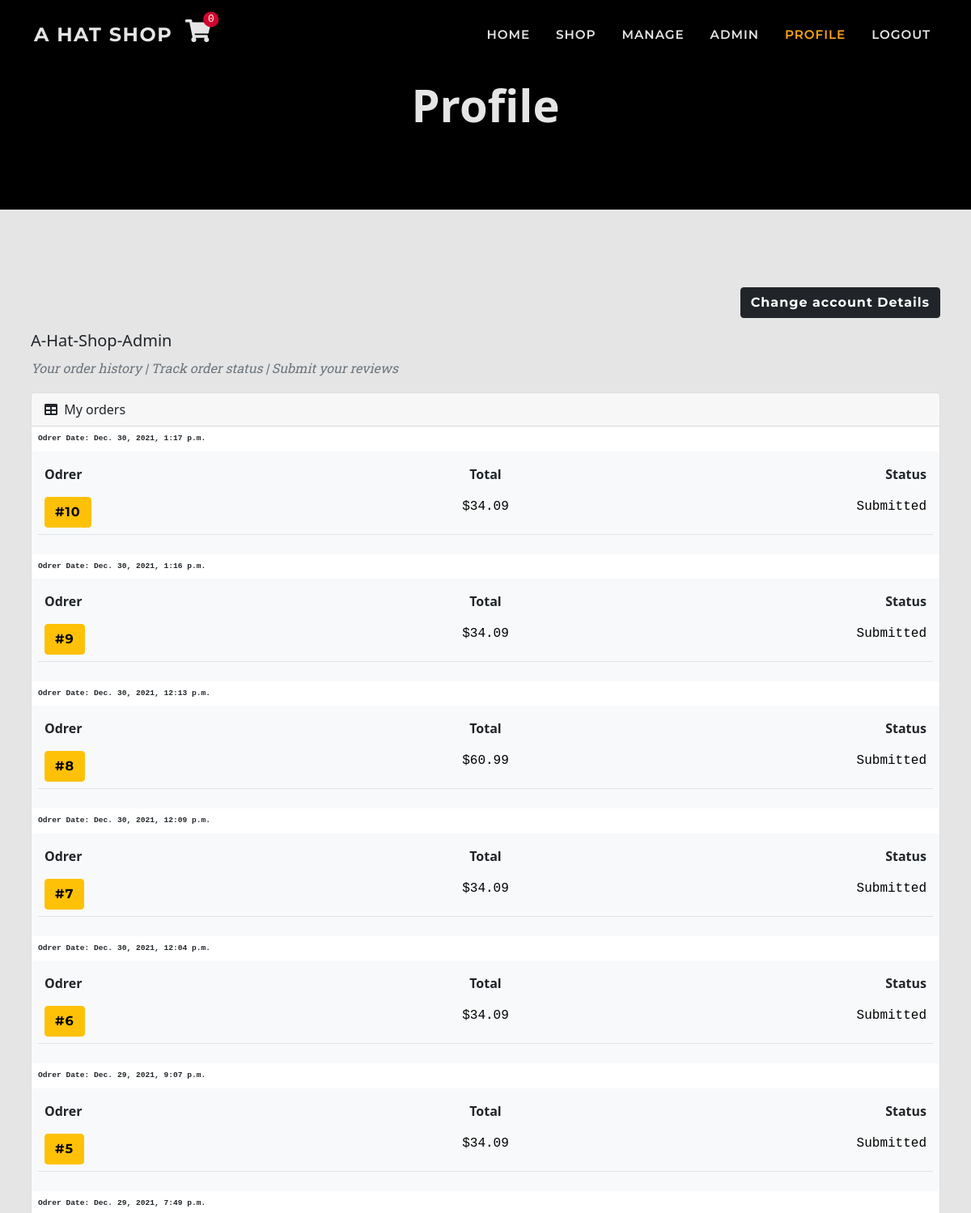
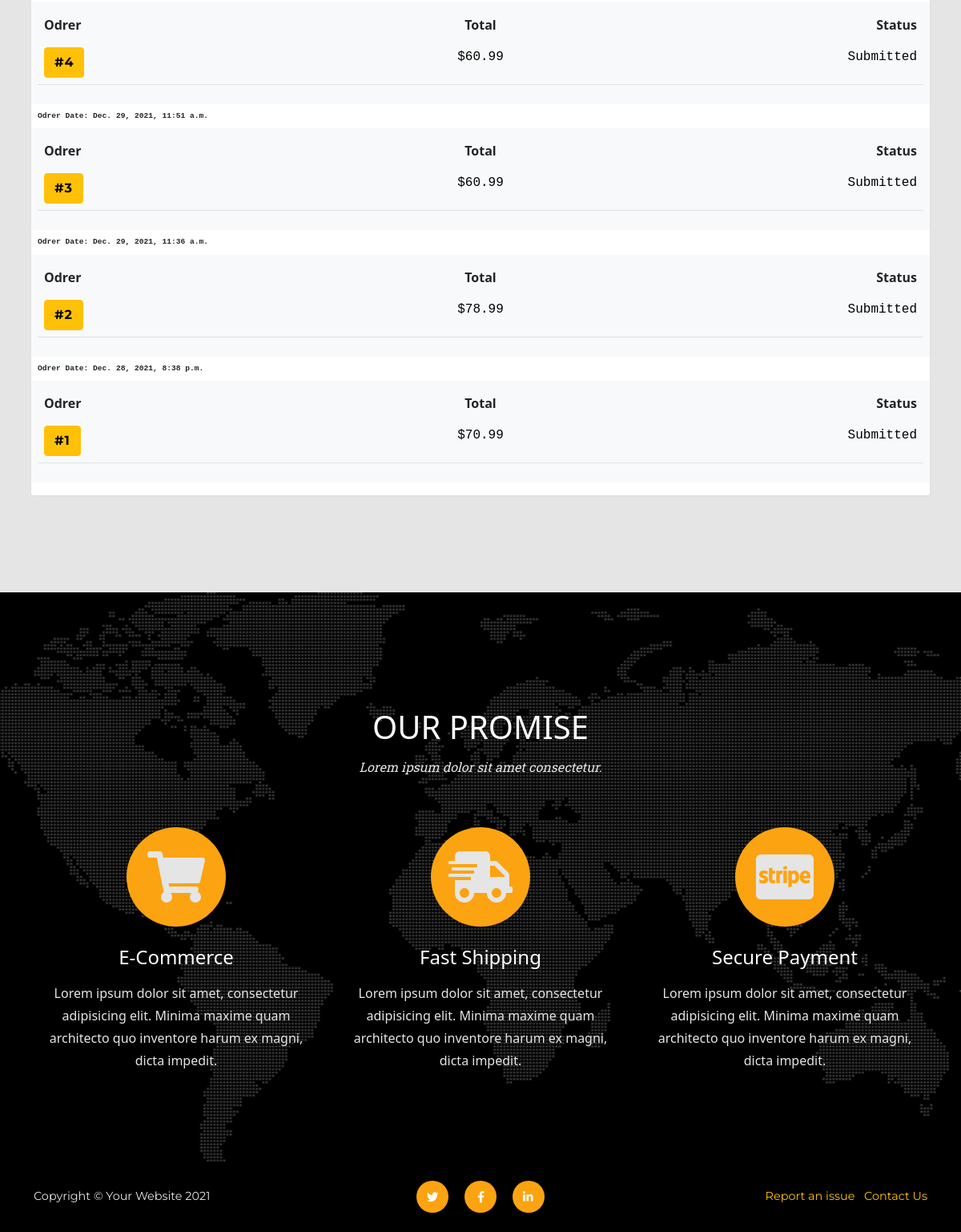
The app's page /user/ (signed in), older data (2 pictures, top to bottom).
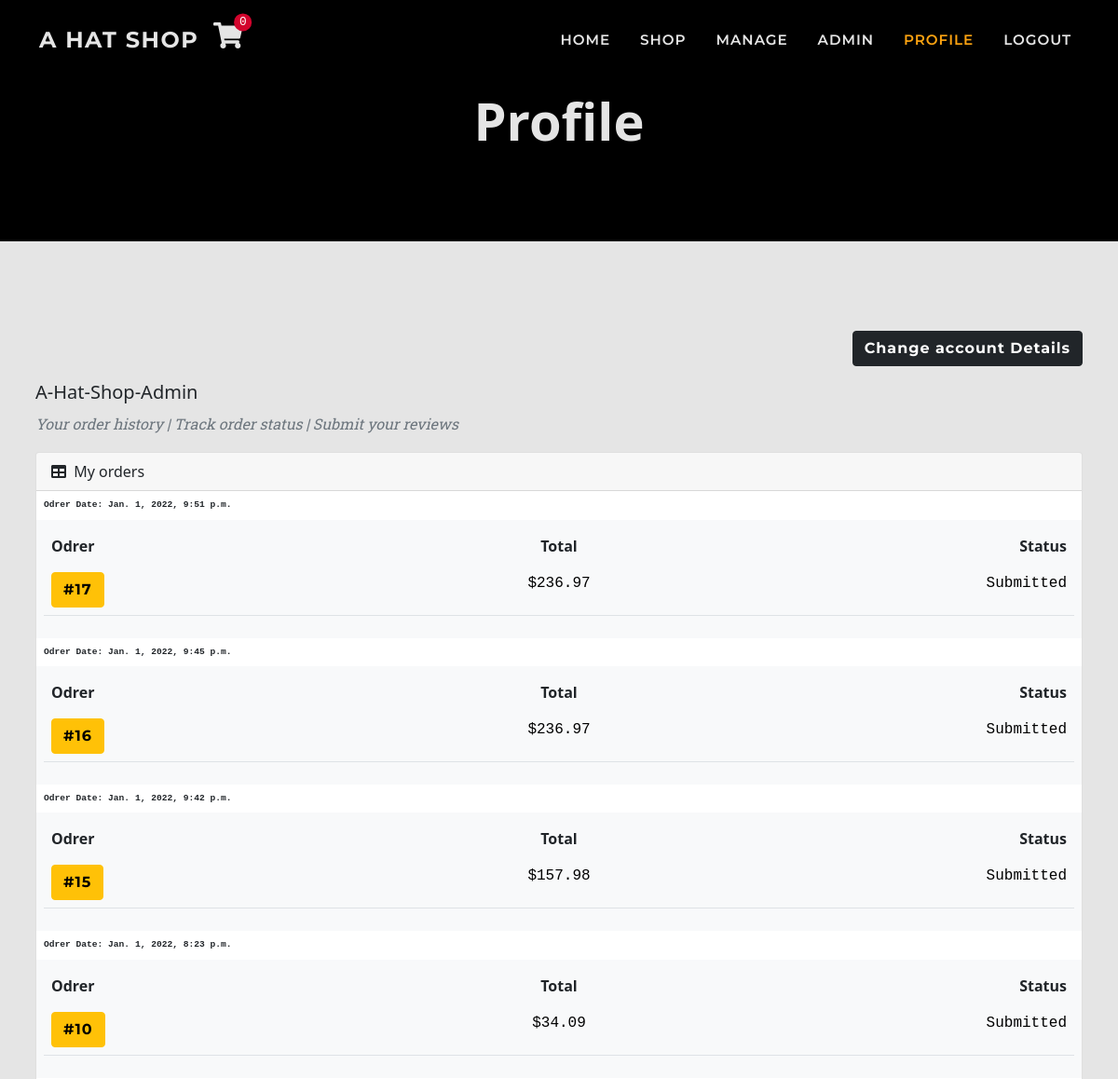
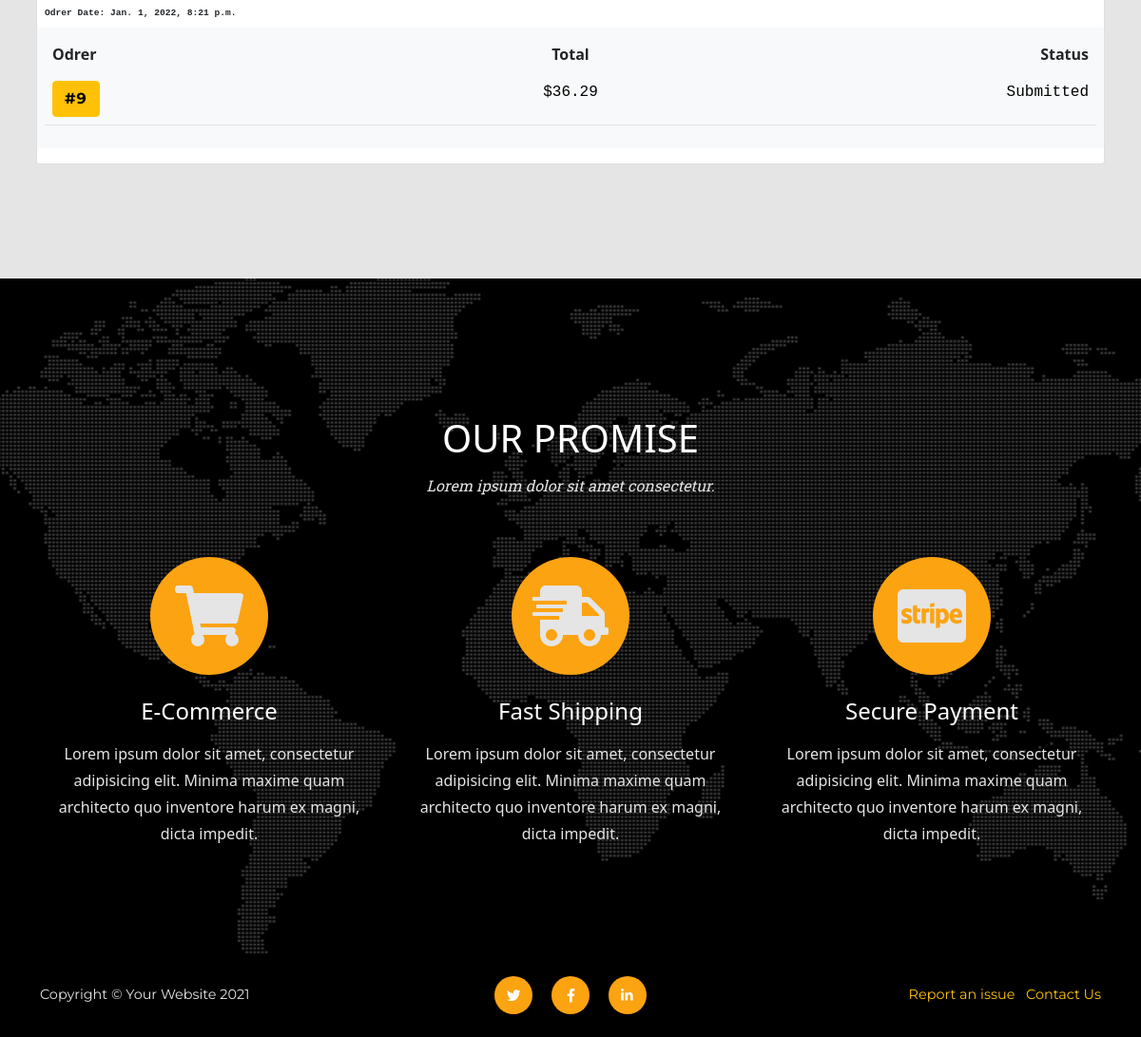
The same page, newer data (2 pictures, top to bottom).
### checkout/models.py (models this page shows, shortened)
class Order(models.Model):
    SUBMITTED = 'Submitted'
    PROCESSED = 'Proccessed'
    SHIPPED = 'Shipped'
    CANCELLED = 'Cancelled'
    COMPLETED = 'Completed'
    ORDER_STATUS = [
        (SUBMITTED, 'Submittet'),
        (PROCESSED, 'Proccessed'),
        (SHIPPED, 'Shipped'),
        (CANCELLED, 'Cancelled'),
        (COMPLETED, 'Completed'),
    ]
    date = models.DateTimeField(auto_now_add=True)
    status = models.CharField(
        max_length=50, default=SUBMITTED, choices=ORDER_STATUS)
    order_number = models.CharField(
        max_length=32, null=False, editable=False)
    total = models.DecimalField(
        max_digits=10, decimal_places=2, default=0)
    delivery = models.DecimalField(
        max_digits=6, decimal_places=2, default=0)
    items = models.TextField(
        null=False, blank=False, default='')
    stripe_pid = models.CharField(
        max_length=254, null=False, blank=False, default='')
    paid = models.BooleanField(default=False)
    user_profile = models.ForeignKey(
        User, on_delete=models.SET_NULL,
        null=True, blank=True, related_name='orders')
    full_name = models.CharField(max_length=50)
    email = models.EmailField(max_length=50)
    shipping_name = models.CharField(max_length=50)
    address_line_1 = models.CharField(max_length=100)
    address_line_2 = models.CharField(max_length=100, blank=True)
    city = models.CharField(max_length=60)
    county = models.CharField(max_length=60, blank=True)
    postcode = models.CharField(max_length=30, blank=True)
    country = CountryField(blank_label='Country')

### customers/views.py (the view)
# urls.py: path('user/', include('customers.urls')),
@login_required
def customers(request):
    order_count = None
    all_orders = False
    profile = request.user
    issues = profile.user_support.all().exclude(status='Resolved')
    issues_count = issues.count()
    reviews = request.user.user_review.all()
    if profile.orders:
        if 'all' in request.GET:
            orders = profile.orders.all()
            all_orders = True
        else:
            orders = profile.orders.all()[:10]
            order_count = orders.count()
    else:
        orders = False
    context = {
            'issues_count': issues_count,
            'order_count': order_count,
            'reviews': reviews,
            'all': all_orders,
            'issues': issues,
            'orders': orders,
        }
    return render(request, 'profile/profile.html', context)

### cart/contexts.py (called while the page is built, shortened)
def cart_contents(request):
    cart_items = []
    total = 0
    before = 0
    item_count = 0
    availability = 0
    cart = request.session.get('cart', {})
    if total < 50:
        delivery = total * Decimal(10 / 100)
        free_deivery = 50 * total
    else:
        delivery = 0
        free_deivery = 0
    delivery = round(delivery, 2)
    grand_total = delivery + total
    grand_total = round(grand_total, 2)
    context = {
        'cart_items': cart_items,
        'total': total,
        'before': before,
        'item_count': item_count,
        'delivery': delivery,
        'free_deivery': free_deivery,
        'deivery_treshold': 10,
        'grand_total': grand_total,
    }
    return context

### reviews/contexts.py (called while the page is built)
def review_context(request):
    review_items = ProductReview.objects.all()
    context = {
        'review_items': review_items,
    }
    return context

### customers/templates/profile/profile.html (shortened to what this page needs)
{% extends 'base.html' %}
{% load static %}
{% load thumbnail %}
{% load crispy_forms_tags %}
{% block page_header %}
<header class="bg-black py-5">
    <div class="container px-4 px-lg-5 my-5">
        <div class="text-center">
            <h1 class="display-4 fw-bolder">Profile</h1>
        </div>
    </div>
</header>
{% endblock %}
{% block content %}
<section class="page-section">
    <div class="container px-sm-2">
        <div class="col-12 text-left">
            <p class="col-12 text-end"><a class="btn btn-dark orrange" href="{% url 'user_details' %}">Change account
                    Details</a></p>
        </div>
        <h5 class="text-capitalize">{{ request.user }}</h5>
        <p class="text-muted text-italic">Your order history | Track order status | Submit your reviews</p>
        <div class="card mb-4">
            <div class="card-header">
                <i class="fas fa-table me-1"></i>
                My orders
            </div>
            <div class="card-body p-0">
                <table class="table table-borderless">
                    {% if orders %}
                    {% for order in orders reversed %}
                    <thead>
                        <tr>
                            <th class="time font-monospace">Odrer Date: {{ order.date }}</th>
                        </tr>
                    </thead>
                    <tbody>
                        <tr class="table-light ">
                            <td>
                                <table class="table table-borderless">
                                    <thead>
                                        <tr>
                                            <th>Odrer</th>
                                            <th class="text-center">Total</th>
                                            <th class="text-end">Status</th>
                                        </tr>
                                    </thead>
                                    <tbody class="border-bottom">
                                        <tr class="table-light">
                                            <td class="col-4"><a class="btn btn-warning"
                                                    href="{% url 'order_history' order.order_number %}"
                                                    title="{{ order.order_number }}">
                                                    #{{ order.id}}
                                                </a></td>
                                            <td class="font-monospace col-4 text-center">${{ order.total }}</td>
                                            <td class="font-monospace col-4 text-end">{{ order.status }}</td>
                                        </tr>
                                    </tbody>
                                </table>
                            </td>
                        </tr>
                    </tbody>
                    {% endfor %}
                    {% endif %}
                </table>
            </div>
        </div>
    </div>
</section>
{% endblock %}

Row changes from the older to the newer data that the page shows:
removed Order: date "Dec. 30, 2021, 12:13 p.m.", id "8", total "60.99", status "Submitted"
removed Order: date "Dec. 30, 2021, 12:09 p.m.", id "7", total "34.09", status "Submitted"
removed Order: date "Dec. 30, 2021, 12:04 p.m.", id "6", total "34.09", status "Submitted"
removed Order: date "Dec. 29, 2021, 9:07 p.m.", id "5", total "34.09", status "Submitted"
removed Order: date "Dec. 29, 2021, 7:49 p.m.", id "4", total "60.99", status "Submitted"
removed Order: date "Dec. 29, 2021, 11:51 a.m.", id "3", total "60.99", status "Submitted"
removed Order: date "Dec. 29, 2021, 11:36 a.m.", id "2", total "78.99", status "Submitted"
removed Order: date "Dec. 28, 2021, 8:38 p.m.", id "1", total "70.99", status "Submitted"
now on this page (row edited): Order: date "Jan. 1, 2022, 9:51 p.m.", id "17", total "236.97", status "Submitted"
now on this page (row edited): Order: date "Jan. 1, 2022, 9:45 p.m.", id "16", total "236.97", status "Submitted"
now on this page (row edited): Order: date "Jan. 1, 2022, 9:42 p.m.", id "15", total "157.98", status "Submitted"
changed Order id 10: date "Dec. 30, 2021, 1:17 p.m." → "Jan. 1, 2022, 8:23 p.m."
changed Order id 9: date "Dec. 30, 2021, 1:16 p.m." → "Jan. 1, 2022, 8:21 p.m."; total "34.09" → "36.29"
